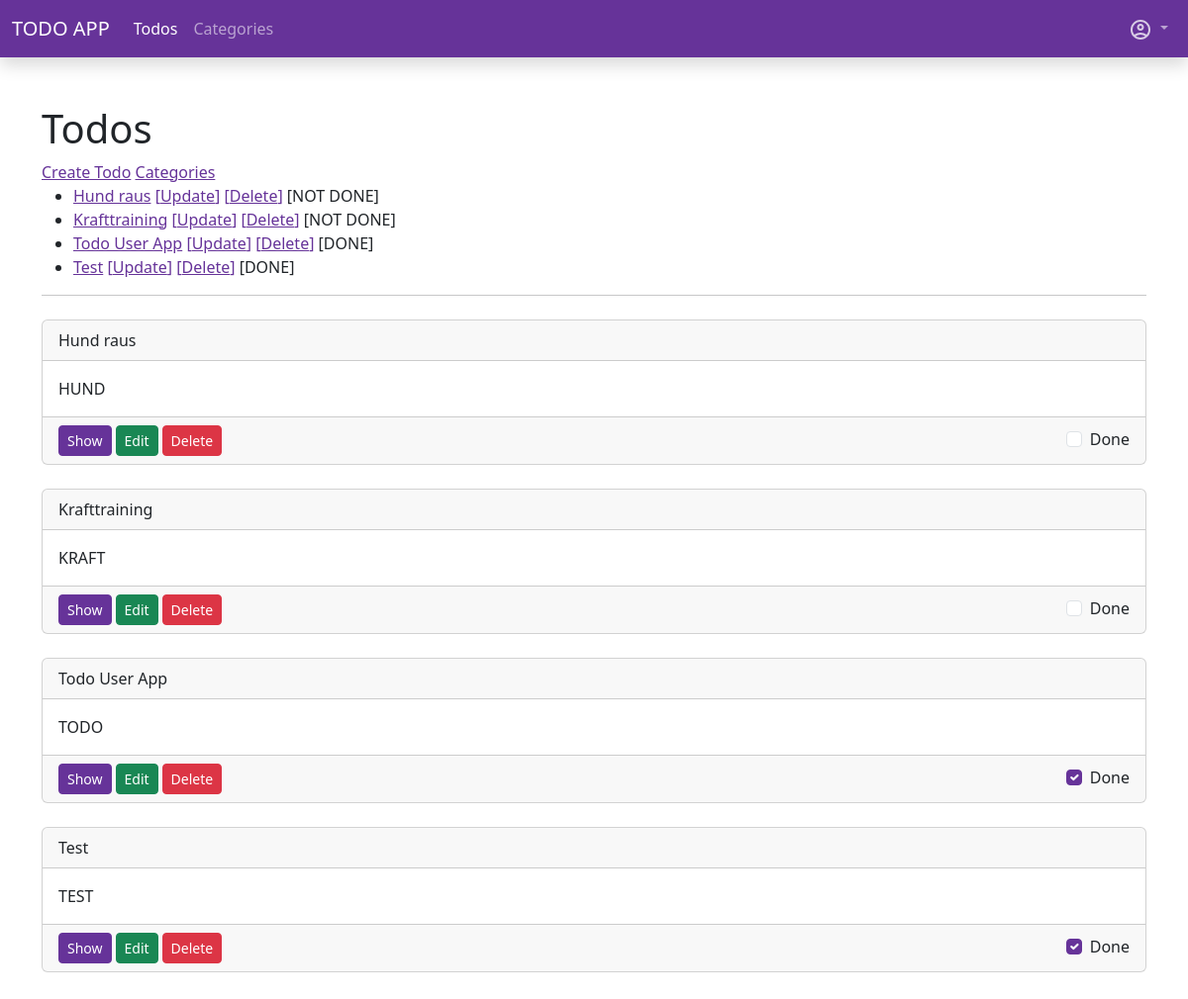
Page /app-todos/todos/ (signed in) on the earlier database version.
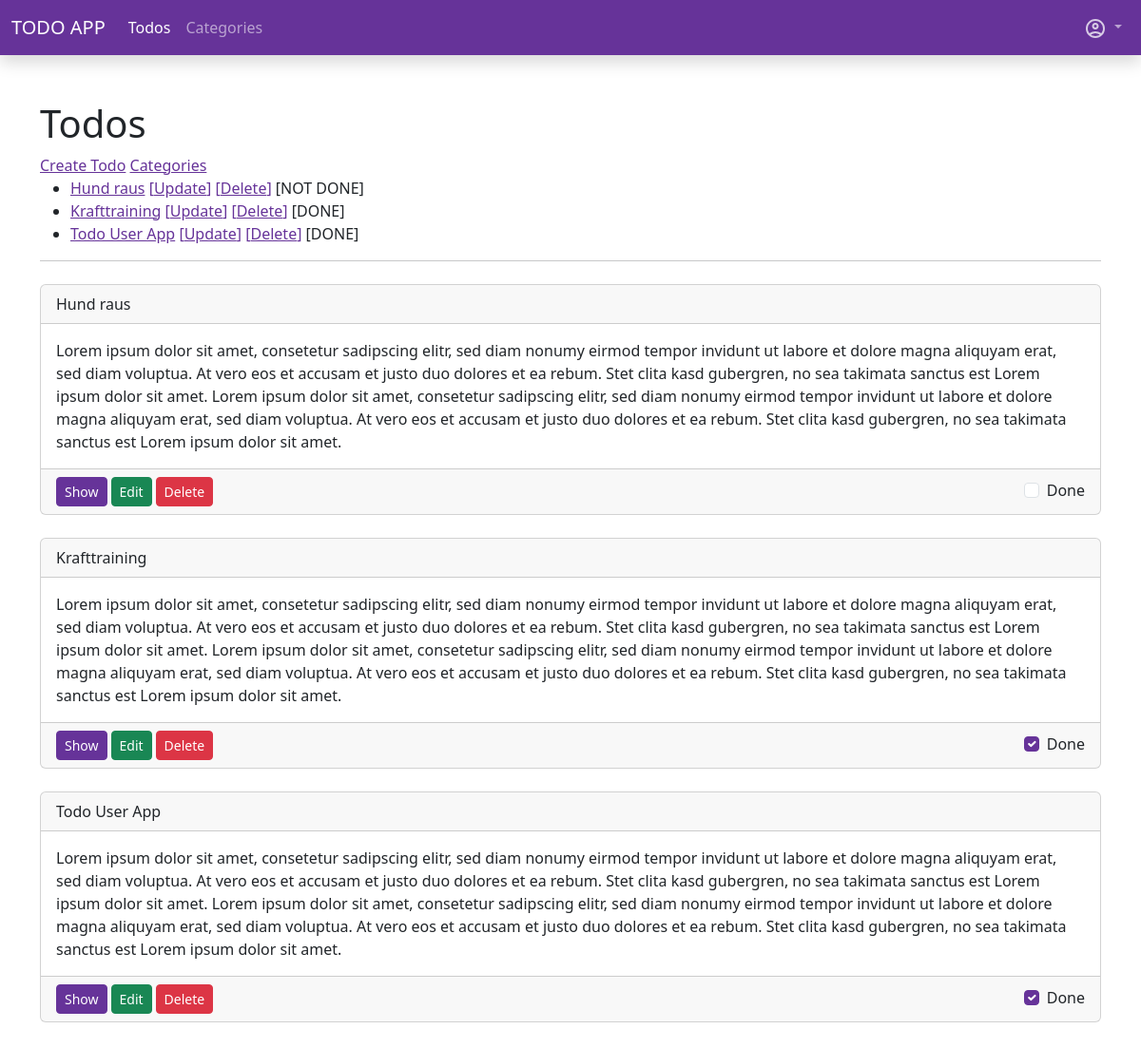
Same page on the later database version.
### todo_app/models.py (models this page shows, shortened)
class Todo(models.Model):
    user = models.ForeignKey(User, on_delete=models.CASCADE, verbose_name="User")
    title = models.CharField(max_length=150, verbose_name="title")
    content = models.TextField(verbose_name="Content")
    categories = models.ManyToManyField(Category, blank=True, related_name="todos", verbose_name="Categories")
    done = models.BooleanField(default=False, verbose_name="Done")
    created = models.DateTimeField(auto_now_add=True, verbose_name="Created")
    updated = models.DateTimeField(auto_now=True, verbose_name="Updated")
    def get_absolute_url(self):
        return reverse("todo_app:todo_detail", kwargs={"pk": self.id})
    class Meta:
        ordering = [
            "done",
            "-updated"
        ]
        verbose_name = _("Todo")
        verbose_name_plural = _("Todos")

### todo_app/views.py (the view)
# urls.py: path("todos/", views.TodoListView.as_view(), name="todo_index"),
class TodoListView(LoginRequiredMixin, ListView):
    template_name = "todo_app/todo_index.html" # default todo_app/todo_list.html
    model = Todo
    login_url = reverse_lazy("sevo_user:sign_in")
    def get_queryset(self):
        return super().get_queryset().filter(user=self.request.user)
    def get_context_data(self, **kwargs):
        ctx = super().get_context_data(**kwargs)
        ctx.update({
            "title": _("All Todos")
        })
        return ctx

### todo_app/templatetags/todo_tags.py (called while the page is built)
@register.simple_tag
def active_site(path, name):
    print(path)
    path_splitted = path.split("/")
    print(path_splitted)
    path_compare = path_splitted[2]
    if name in path_compare:
        return "active"

### todo_app/templates/todo_app/todo_index.html (shortened to what this page needs)
{% extends "base.html" %}
{% load i18n static %}
{% block content %}
<h1>Todos</h1>
<div>
    <a href="{% url "todo_app:todo_create" %}">{% trans "Create Todo" %}</a>
    <a href="{% url "todo_app:category_index" %}">{% trans "Categories" %}</a>
</div>
    <div>
        {% if todo_list %}
        <ul>
            {% for todo in todo_list %}
                <li>
                    <a href="{{ todo.get_absolute_url }}">{{ todo.title }}</a>
                    <a href="{% url "todo_app:todo_update" pk=todo.pk %}">[{% trans "Update" %}]</a>
                    <a href="{% url "todo_app:todo_delete" pk=todo.pk %}">[{% trans "Delete" %}]</a>
                    <span>[{% if todo.done %}DONE{% else %}NOT DONE{% endif %}]</span>
                </li>
            {% endfor %}
        </ul>
        {% else %}
            <p>{% trans "No Todos available." %}</p>
        {% endif %}
    </div>
    <hr>
    <div id="todo-list">
        {% include "./partials/_todo-list.html" %}
    </div>
{% endblock %}

### templates/base.html (shortened to what this page needs)
{% load static %}
<!DOCTYPE html>
<html lang="en">
<head>
    <link rel="stylesheet" href="{% static "node/bootstrap/css/bootstrap.css" %}">
    <link rel="stylesheet" href="{% static "css/style.css" %}">
</head>
<body>
    {% include "./partials/_nav.html" %}
    <main class="container py-5">
        {% block content %}{% endblock %}
    </main>
</body>
</html>

### templates/partials/_nav.html (shortened to what this page needs)
{% load todo_tags static i18n %}
<nav class="navbar bg-primary navbar-expand-lg shadow" data-bs-theme="dark">
    <div class="container-fluid">
      <a class="navbar-brand" href="{% url 'index' %}">TODO APP</a>
      <div class="collapse navbar-collapse" id="navbarSupportedContent">
        <ul class="navbar-nav me-auto mb-2 mb-lg-0">
          {% if request.user.is_authenticated %}
            <li class="nav-item">
                <a class="nav-link {% active_site path=request.path name="todo" %}" href="{% url "todo_app:todo_index" %}">{% trans "Todos" %}</a>
            </li>
            <li class="nav-item">
              <a class="nav-link {% active_site path=request.path name="categor" %}" href="{% url "todo_app:category_index" %}">{% trans "Categories" %}</a>
          </li>
          {% endif %}
        </ul>
        <ul class="navbar-nav mb-2 mb-lg-0">
          <li class="nav-item dropdown">
              <a class="nav-link dropdown-toggle" role="button" data-bs-toggle="dropdown" aria-expanded="false">
                <img class="opacity-75" src="{% static 'images/icons/user.svg' %}" alt="User">
              </a>
          </li>
        </ul>
      </div>
    </div>
  </nav>

### todo_app/templates/todo_app/partials/_todo-list.html
{% load i18n %}
{% if todo_list %}
    {% for todo in todo_list %}
        {% include "./_todo-item.html" with list=True detail=True update=True delete=True done=True %}
    {% endfor %}
{% else %}
    <p>{% trans "No Todos available." %}</p>
{% endif %}

### todo_app/templates/todo_app/partials/_todo-item.html
{% load i18n %}
<div class="card my-4">
    <div class="card-header">
        {{ todo.title }}
    </div>
    <div class="card-body">
        {{ todo.content }}
    </div>
    <div class="card-footer">
        <div class="d-flex gap-1 justify-content-between align-items-center">
            <div class="d-flex align-items-center gap-1">
                {% if detail %}
                    <a class="btn btn-primary btn-sm" href="{{ todo.get_absolute_url }}">{% trans "Show" %}</a>
                {% endif %}
                {% if update %}
                    <a class="btn btn-success btn-sm" href="{% url "todo_app:todo_update" pk=todo.pk %}">{% trans "Edit" %}</a>
                {% endif %}
                {% if delete %}
                    <a class="btn btn-danger btn-sm" href="{% url "todo_app:todo_delete" pk=todo.pk %}">{% trans "Delete" %}</a>
                {% endif %}
            </div>
            <div>
                {% if done %}
                    {% if list %}
                        {% include "./_todo-done-check-list.html" %}
                    {% else %}
                        {% include "./_todo-done-check-single.html" %}
                    {% endif %}
                {% endif %}
            </div>
        </div>
    </div>
</div>

### todo_app/templates/todo_app/partials/_todo-done-check-list.html
{% load i18n %}
<div class="form-check form-switchss">
    <label class="form-check-label" for="{{ todo.title }}-{{ todo.pk }}">{% trans "Done" %}</label>
    <input class="form-check-input"
        type="checkbox"
        role="switch"
        id="{{ todo.title }}-{{ todo.pk }}"
        name="done"
        {% if todo.done %} checked{% endif %}
        hx-post="{% url "todo_app:todo_switch_done_list" pk=todo.pk %}"
        hx-target="#todo-list"
    >
</div>

Differences in the rows shown:
removed Todo: title "Test", shows "DONE", content "TEST", done "☑"
changed Todo "Hund raus": content "HUND" → "Lorem ipsum dolor sit amet, consetetur sadipscing elitr, sed diam nonumy eirmod tempor invidunt ut labore et dolore magna aliquyam erat, sed diam voluptua. At vero eos et accusam et justo duo dolores et ea rebum. Stet clita kasd gubergren, no sea takimata sanctus est Lorem ipsum dolor sit amet. Lorem ipsum dolor sit amet, consetetur sadipscing elitr, sed diam nonumy eirmod tempor invidunt ut labore et dolore magna aliquyam erat, sed diam voluptua. At vero eos et accusam et justo duo dolores et ea rebum. Stet clita kasd gubergren, no sea takimata sanctus est Lorem ipsum dolor sit amet."
changed Todo "Krafttraining": content "KRAFT" → "Lorem ipsum dolor sit amet, consetetur sadipscing elitr, sed diam nonumy eirmod tempor invidunt ut labore et dolore magna aliquyam erat, sed diam voluptua. At vero eos et accusam et justo duo dolores et ea rebum. Stet clita kasd gubergren, no sea takimata sanctus est Lorem ipsum dolor sit amet. Lorem ipsum dolor sit amet, consetetur sadipscing elitr, sed diam nonumy eirmod tempor invidunt ut labore et dolore magna aliquyam erat, sed diam voluptua. At vero eos et accusam et justo duo dolores et ea rebum. Stet clita kasd gubergren, no sea takimata sanctus est Lorem ipsum dolor sit amet."; done "☐" → "☑"; done "NOT DONE" → "DONE"
changed Todo "Todo User App": content "TODO" → "Lorem ipsum dolor sit amet, consetetur sadipscing elitr, sed diam nonumy eirmod tempor invidunt ut labore et dolore magna aliquyam erat, sed diam voluptua. At vero eos et accusam et justo duo dolores et ea rebum. Stet clita kasd gubergren, no sea takimata sanctus est Lorem ipsum dolor sit amet. Lorem ipsum dolor sit amet, consetetur sadipscing elitr, sed diam nonumy eirmod tempor invidunt ut labore et dolore magna aliquyam erat, sed diam voluptua. At vero eos et accusam et justo duo dolores et ea rebum. Stet clita kasd gubergren, no sea takimata sanctus est Lorem ipsum dolor sit amet."
